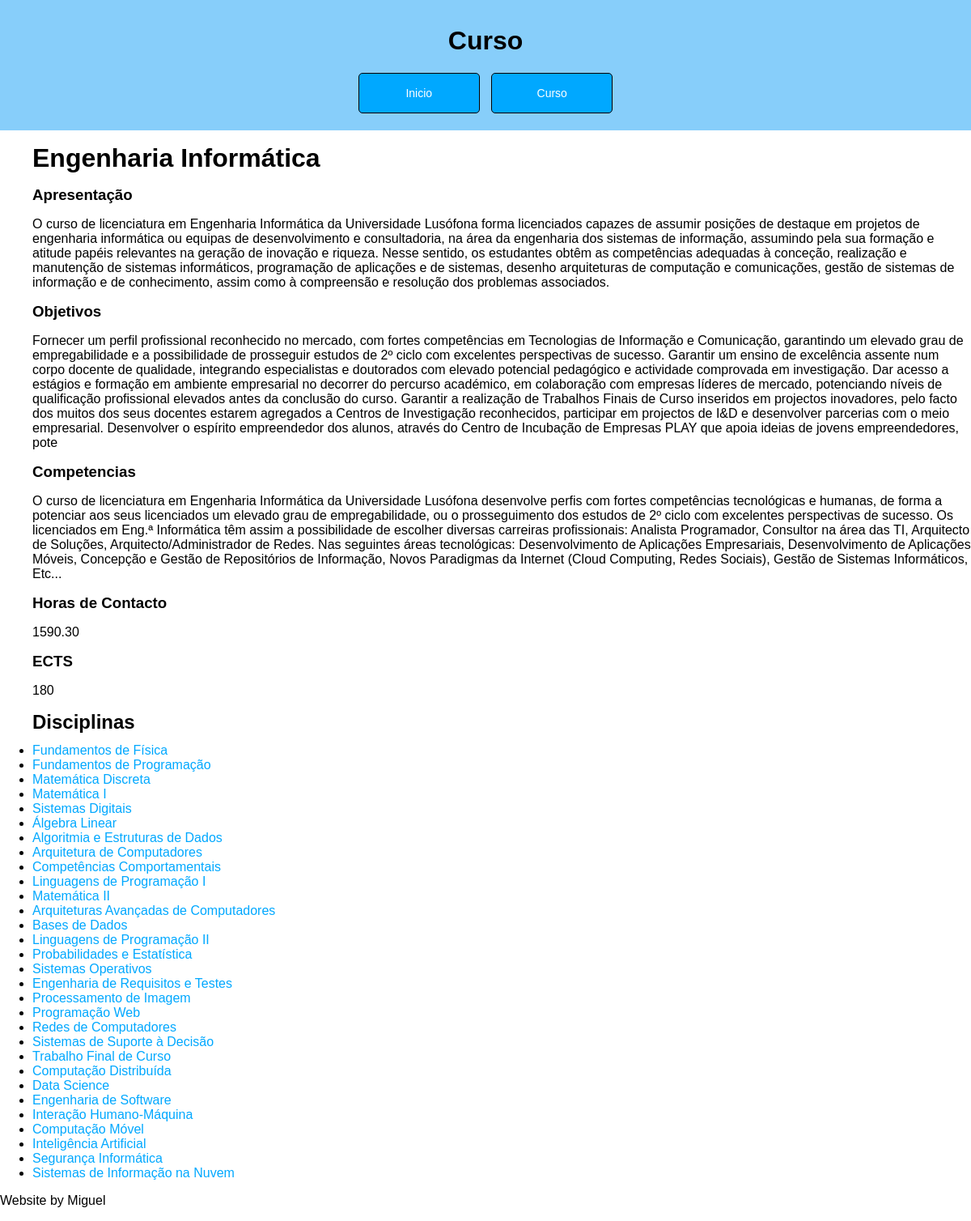
Page /ensinosuperior/ on the committed database.
### ensinosuperior/models.py (models this page shows, shortened)
class Curso (models.Model):
    nome = models.CharField(max_length = 100)
    apresentacao = models.TextField(blank = True, null = True)
    objetivos = models.TextField(blank = True, null = True)
    competencias = models.TextField(blank = True, null = True)
    horas_contacto_total = models.CharField(max_length = 10)
    ects = models.IntegerField()

class Disciplina (models.Model):
    nome = models.CharField(max_length = 100)
    ramo = models.CharField(max_length = 100)
    ano =  models.IntegerField()
    semestre = models.CharField(max_length = 15)
    ects = models.IntegerField()
    horas_contacto = models.CharField(max_length = 10)
    curricularIUnitReadableCode = models.CharField(max_length = 100)
    cursos = models.ManyToManyField(Curso, related_name = 'disciplinas')
    area_cientifica = models.ForeignKey(AreaCientifica, on_delete = models.CASCADE, related_name = 'disciplinas', null = True)
    def __str__(self):
        return f'{self.nome}'

### ensinosuperior/views.py (the view)
# urls.py: path('', views.index_view, name="bandas_index"),
def index_view(request):
    context = {
        'curso': Curso.objects.get(nome = 'Engenharia Informática'),
    }
    return render(request, "ensinosuperior/index.html", context)

### ensinosuperior/templates/ensinosuperior/index.html
{% extends 'ensinosuperior/layout.html' %}
{% block content %}
    <ul>
    <h1>{{curso.nome}}</h1>
    <h3>Apresentação</h3>
    <p>{{curso.apresentacao}}</p>
    <h3>Objetivos</h3>
    <p>{{curso.objetivos}}</p>
    <h3>Competencias</h3>
    <p>{{curso.competencias}}</p>
    <h3>Horas de Contacto</h3>
    <p>{{curso.horas_contacto_total}}</p>
    <h3>ECTS</h3>
    <p>{{curso.ects}}</p>
    <h2>Disciplinas</h2>
    {% for disciplina in curso.disciplinas.all %}
        <li>
            <a href="{% url 'ensinosuperior:disciplina' disciplina.id %}">{{ disciplina }}</a>
        </li>
    {% endfor %}
    </ul>
{% endblock %}

### ensinosuperior/static/ensinosuperior/estilos.css (style rules this page uses)
body { background-color: #ffffff; color: #000000; font-family: Arial, sans-serif; margin: 0; padding: 0; }
h1, h2, h3, h4, h5, h6 { color: #000000; margin: 0.5em 0; }
p { color: #000000; margin: 1em 0; }
a { color: #00A8FF; text-decoration: none; }

### rows in the picture
Curso: nome "Engenharia Informática", apresentacao "O curso de licenciatura em Engenharia Informática da Universidade Lusófona forma licenciados capazes de assumir posições de destaque em projetos de engenharia informática ou equipas de desenvolvimento e consultadoria, na área da engenharia dos sistemas de informação, assumindo pela sua formação e atitude papéis relevantes na geração de inovação e riqueza. Nesse sentido, os estudantes obtêm as competências adequadas à conceção, realização e manutenção de sistemas informáticos, programação de aplicações e de sistemas, desenho arquiteturas de computação e comunicações, gestão de sistemas de informação e de conhecimento, assim como à compreensão e resolução dos problemas associados.", objetivos "Fornecer um perfil profissional reconhecido no mercado, com fortes competências em Tecnologias de Informação e Comunicação, garantindo um elevado grau de empregabilidade e a possibilidade de prosseguir estudos de 2º ciclo com excelentes perspectivas de sucesso. Garantir um ensino de excelência assente num corpo docente de qualidade, integrando especialistas e doutorados com elevado potencial pedagógico e actividade comprovada em investigação. Dar acesso a estágios e formação em ambiente empresarial no decorrer do percurso académico, em colaboração com empresas líderes de mercado, potenciando níveis de qualificação profissional elevados antes da conclusão do curso. Garantir a realização de…", competencias "O curso de licenciatura em Engenharia Informática da Universidade Lusófona desenvolve perfis com fortes competências tecnológicas e humanas, de forma a potenciar aos seus licenciados um elevado grau de empregabilidade, ou o prosseguimento dos estudos de 2º ciclo com excelentes perspectivas de sucesso. Os licenciados em Eng.ª Informática têm assim a possibilidade de escolher diversas carreiras profissionais: Analista Programador, Consultor na área das TI, Arquitecto de Soluções, Arquitecto/Administrador de Redes. Nas seguintes áreas tecnológicas: Desenvolvimento de Aplicações Empresariais, Desenvolvimento de Aplicações Móveis, Concepção e Gestão de Repositórios de Informação, Novos…", horas_contacto_total "1590.30", ects "180"
Disciplina: nome "Fundamentos de Física"
Disciplina: nome "Fundamentos de Programação"
Disciplina: nome "Matemática Discreta"
Disciplina: nome "Matemática I"
Disciplina: nome "Sistemas Digitais"
Disciplina: nome "Álgebra Linear"
Disciplina: nome "Algoritmia e Estruturas de Dados"
Disciplina: nome "Arquitetura de Computadores"
Disciplina: nome "Competências Comportamentais"
Disciplina: nome "Linguagens de Programação I"
Disciplina: nome "Matemática II"
Disciplina: nome "Arquiteturas Avançadas de Computadores"
Disciplina: nome "Bases de Dados"
Disciplina: nome "Linguagens de Programação II"
Disciplina: nome "Probabilidades e Estatística"
Disciplina: nome "Sistemas Operativos"
Disciplina: nome "Engenharia de Requisitos e Testes"
Disciplina: nome "Processamento de Imagem"
Disciplina: nome "Programação Web"
Disciplina: nome "Redes de Computadores"
Disciplina: nome "Sistemas de Suporte à Decisão"
Disciplina: nome "Trabalho Final de Curso"
Disciplina: nome "Computação Distribuída"
Disciplina: nome "Data Science"
Disciplina: nome "Engenharia de Software"
Disciplina: nome "Interação Humano-Máquina"
Disciplina: nome "Computação Móvel"
Disciplina: nome "Inteligência Artificial"
Disciplina: nome "Segurança Informática"
Disciplina: nome "Sistemas de Informação na Nuvem"
